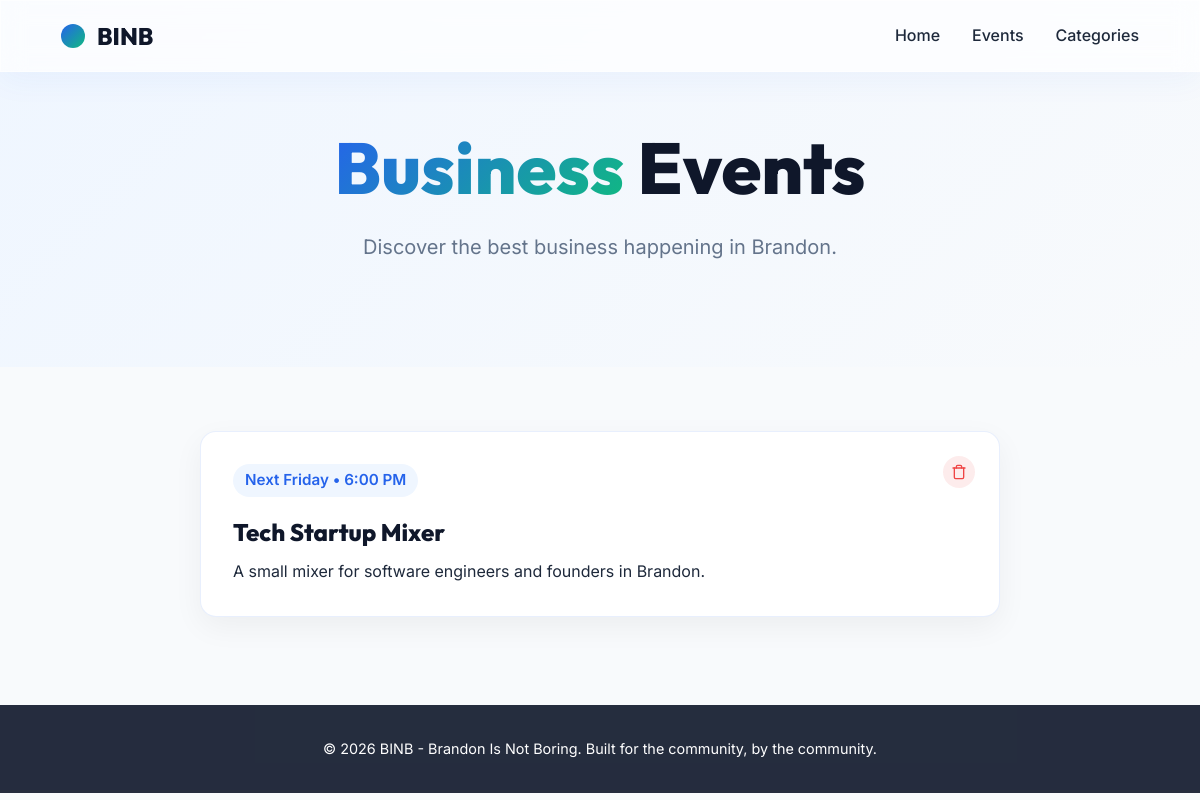
The page /category/business on the database as committed earlier.
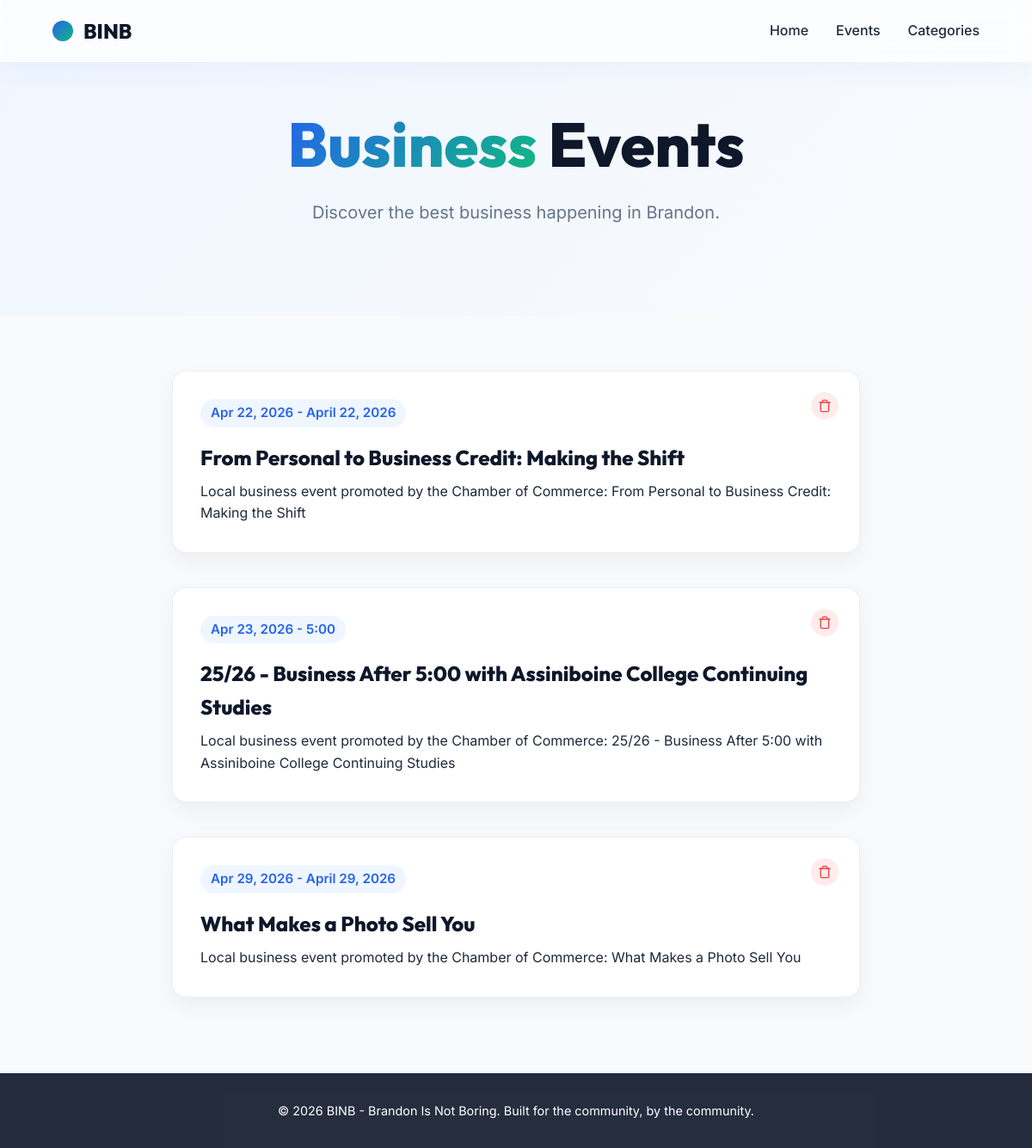
The same page on the database as committed later.
### tables this page shows
CREATE TABLE events (
            id INTEGER PRIMARY KEY AUTOINCREMENT,
            title TEXT NOT NULL,
            description TEXT NOT NULL,
            category TEXT NOT NULL,
            date_time TEXT NOT NULL
        );

### app.py (the view)
@app.route('/category/<string:category_name>')
def category(category_name):
    conn = get_db_connection()
    events = conn.execute('SELECT * FROM events WHERE category = ?', (category_name.lower(),)).fetchall()
    conn.close()
    return render_template('category.html', category_name=category_name.capitalize(), events=events)

### app.py (called while the page is built)
def get_db_connection():
    conn = sqlite3.connect('events.db')
    conn.row_factory = sqlite3.Row
    return conn

### templates/category.html (shortened to what this page needs)
<!DOCTYPE html>
<html lang="en">
<head>
    <link rel="stylesheet" href="{{ url_for('static', filename='css/style.css') }}">
</head>
<body>
    <nav class="navbar glass">
        <div class="logo">
            <span class="logo-mark"></span>
            <h1>BINB</h1>
        </div>
        <ul class="nav-links">
            <li><a href="/">Home</a></li>
            <li><a href="/#events">Events</a></li>
            <li><a href="/#categories">Categories</a></li>
        </ul>
    </nav>
    <header class="category-hero">
        <h1 class="hero-title"><span class="gradient-text">{{ category_name }}</span> Events</h1>
        {% if category_name == 'All' %}
        <p class="hero-subtitle">Discover everything happening in Brandon.</p>
        {% else %}
        <p class="hero-subtitle">Discover the best {{ category_name.lower() }} happening in Brandon.</p>
        {% endif %}
    </header>
    <section class="events-container">
        {% if events %}
            <div class="grid" style="grid-template-columns: 1fr; max-width: 800px; gap: 1rem;">
            {% for event in events %}
                <div class="event-card" id="event-{{ event.id }}">
                    <button class="delete-btn" onclick="deleteEvent({{ event.id }})" aria-label="Delete Event">
                    </button>
                    <div class="event-time">{{ event.date_time }}</div>
                    <h3>{{ event.title }}</h3>
                    <p>{{ event.description }}</p>
                </div>
            {% endfor %}
            </div>
        {% endif %}
    </section>
    <footer>
        <p>&copy; 2026 BINB - Brandon Is Not Boring. Built for the community, by the community.</p>
    </footer>
</body>
</html>

Rows that differ between the two databases and show on the page:
removed events: category "Business", lower "business", date_time "Next Friday • 6:00 PM", title "Tech Startup Mixer", description "A small mixer for software engineers and founders in Brandon."
added events: date_time "Apr 22, 2026 - April 22, 2026", title "From Personal to Business Credit: Making the Shift", description "Local business event promoted by the Chamber of Commerce: From Personal to Business Credit: Making the Shift"
added events: date_time "Apr 23, 2026 - 5:00", title "25/26 - Business After 5:00 with Assiniboine College Continuing Studies", description "Local business event promoted by the Chamber of Commerce: 25/26 - Business After 5:00 with Assiniboine College Continuing Studies"
added events: date_time "Apr 29, 2026 - April 29, 2026", title "What Makes a Photo Sell You", description "Local business event promoted by the Chamber of Commerce: What Makes a Photo Sell You"
Other text that changed with them:
{{ category_name }}: (not shown) → "Business"
{{ category_name.lower() }}: (not shown) → "business"
